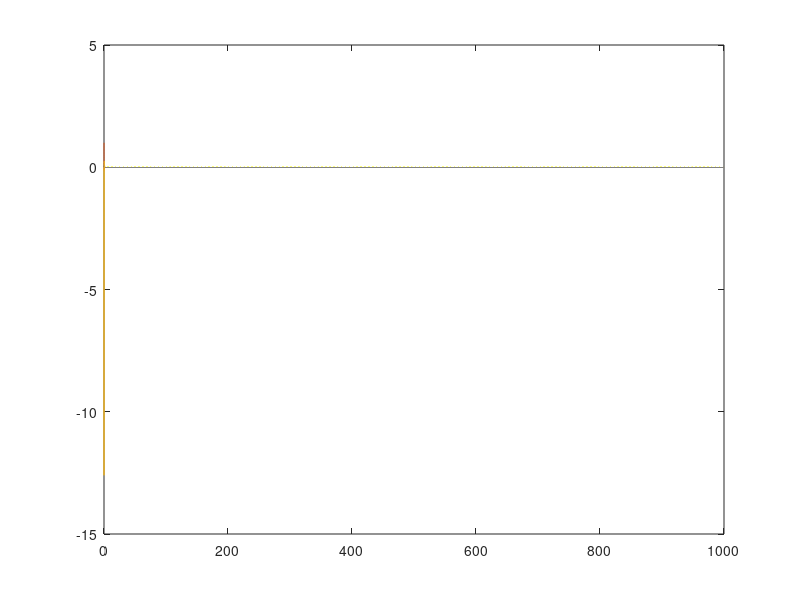
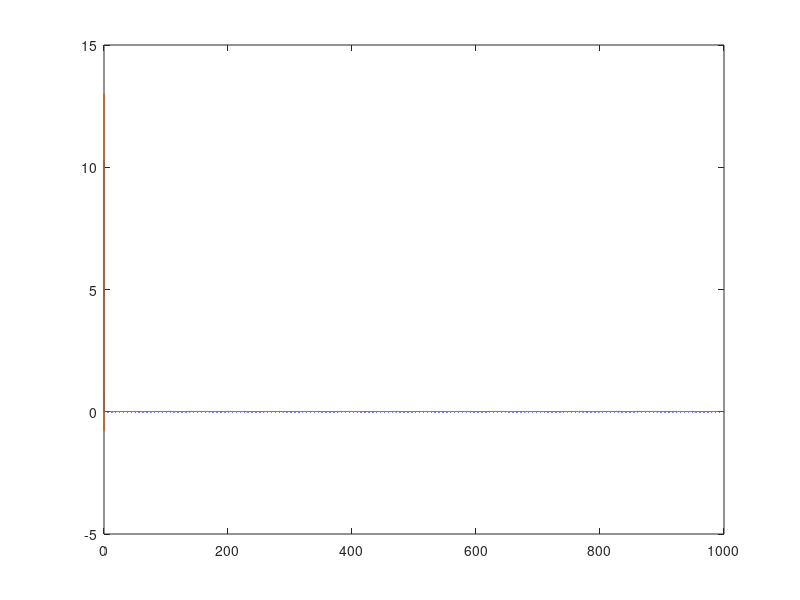

MATLAB code to generate these figures, in order: (Note: this script raises an error after producing the figures.)
%% code of paper "Adaptive Feedforward RBF Neural Network Control with 
%the Deterministic Persistence of Excitation"
%Authors:  Qiong Liu  Dongyu Li
% The details can be seen in the section "Simulation Result", "The lattice scheme"
clear 
clc
close all

%% 50 0.1

%% begin simulation 
T=1000;
size=0.01;
t=0:size:T;
nt=length(t);

K1=3;
K2=10;

x1=zeros(1,nt);
x2=zeros(1,nt);

% xd1=zeros(1,nt);
% xd2=zeros(1,nt);
xd1=sin(t);
xd2=cos(t);
xdd2=-sin(t);
e=zeros(1,nt);
de=zeros(1,nt);
dde=zeros(1,nt);
Tau=zeros(1,nt);

% parameter of dynamics
belta=0.7;
p1=0.4;
p2=-1.1;
p3=1.0;
q=1.498;
w=1.8;

ZZ=[xd1;xd2];

dxd2=0;
dx2=0;
%% the first step
for i=2:nt
e1 = xd1(i-1)-x1(i-1);
de1 = xd2(i-1)-x2(i-1);
dde1 = xdd2(i-1)-dx2;

r = de1+K1*e1;
dr = dde1+K1*de1;

e(i-1)=e1;
de(i-1)=de1;
dde(i-1)=dde1;


Tau(i)= K2*r + x1(i-1) - belta*(1-xd1(i-1)^2)*xd2(i-1) + K1*de1 + xdd2(i);
 %   Tau(i)= K2*r - belta*(1-x1(i-1)^2)*x2(i-1);
%  TTa(i)=W'*S ;
ee_Kr(i) = K2*r;
ee_appro(i) = dr+K2*r;
% Tau(i)= ee_Kr(i) - TTa(i) ;



x2(i)=x2(i-1)+size*dx2;
x1(i)=x1(i-1)+size*x2(i-1)+1/2*size^2*dx2;
%x1(i)=x1(i-1)+size*x2(i-1);

dx2= -x1(i-1) +  belta*(1-x1(i-1)^2)*x2(i-1) +Tau(i);
%dx2= -x1(i) +  belta*(1-x1(i)^2)*x2(i) +Tau(i);


% xd2(i)=xd2(i-1)+size*dxd2;
% xd1(i)=xd1(i-1)+size*xd2(i)+1/2*size^2*dxd2;
% dxd2=-p1*xd2(i-1)-p2*xd1(i-1)-p3*xd1(i-1)^3+q*cos(w*t(i-1));

% tt=(i-1)*size;
% xd2(i)=cos(tt);
% xd1(i)=sin(tt);
% dxd2=-sin(tt);

end

save("model_based")

figure
plot (t,e')
hold on 
plot(t,de')
hold on 
plot(t,dde')

figure
plot(t, ee_Kr)
hold on 
plot(t, ee_appro)

label_y="Tracking error [rad]";
legend_y = [ "error_1","error_2" ];
plot_line(t,e','t [s]',label_y,legend_y,[-13,0.4])
plot_local_detial ([0.2 0.4 0.4 0.2], t,e',[390 400])
% print('D:\GE\robot control\03-adaptive neural network with input saturation for rbf\IEEEtran -delta-modifaction 2\e_q_b_g'...
%     ,'-depsc','-r600')

plot_line(t,WW','t [s]',label_y,legend_y,[-13,0.4])


label_y=["Output of RBFNNs [N]","Errors of RBFNNs [N]"];
legend_y1=["RBF_1","RBF_2"];
legend_y2=["error_1","error_2"];
plot_2line(t,TTa',ee_Kr','t [s]',label_y,legend_y1,legend_y2,[-13,6;-13,7.5])
plot_local_detial ([0.2 0.2 0.2 0.1], t,ee_RBF',[990 1000])
% print('D:\GE\robot control\03-adaptive neural network with input saturation for rbf\IEEEtran -delta-modifaction 2\error_b_g',...
%     '-depsc','-r600')



last_100_seconds_e_q=e_q(:,length(t)-100:length(t));
%mean_e_q_last_10=mean (( last_10_seconds_e_q').^2)
max_eq_100= max(last_100_seconds_e_q')
last_100_seconds_ee_RBF=ee_Kr(:,length(t)-10000:length(t));
%mean_ee_RBF_last_10=mean (( last_10_seconds_ee_RBF).^2,2)
max_eRBF_100= max(last_100_seconds_ee_RBF')


% last_20_seconds_e_q=e_q(:,200000-10000:200000);
% mean_e_q_last_20=mean (( last_20_seconds_e_q').^2)
% max_eq_20= max(last_20_seconds_e_q')
% last_20_seconds_ee_RBF=ee_RBF(:,200000-10000:200000);
% mean_ee_RBF_last_20=mean (( last_20_seconds_ee_RBF).^2,2)
% max_eRBF_20= max(last_20_seconds_ee_RBF')
 
 
 
 figure
 plot(t,normS)
 set (gca,'position',[0.1,0.1,0.8,0.8] );
 legend('Norm S')
%  print('Norm_s_g','-depsc')
% figure
% plot(t,ddq(1,:),t,ddq(2,:))
% xlabel('t [s]'); ylabel('accleration');
% figure
% plot(t,dq(1,:),t,dq(2,:))
% xlabel('t [s]'); ylabel('velocity');
% figure; 
% subplot(2,1,1);
% plot(t,q(1,:)',t,qr(1,:)');xlabel('t [s]'); ylabel('q1 and qd1');
% title('Model based Control with the Full State Feedback');
% subplot(2,1,2);
% plot(t,e_q(1,:)');xlabel('t [s]'); ylabel('error e1');
% 
% 
% figure; 
% subplot(2,1,1);
% plot(t,q(2,:)',t,qr(2,:));xlabel('t [s]'); ylabel('q2 and qd2');
% title('Model based Control with the Full State Feedback');
% subplot(2,1,2);
% plot(t,e_q(2,:)');xlabel('t [s]'); ylabel('error e2');
% 
% 
% figure;
% plot(t,Tau(1,:)',t,Tau(2,:)');title('Adaptive Neural Netwok Control with the Full State Feedback');
% legend('\tau_1','\tau_2'); xlabel('t [s]'); ylabel('Control inputs');

WW11=WW(:,1,:);
WW11=WW11(:,:);
WW22=WW(:,2,:);
WW22=WW22(:,:);

 
label_y=["Evolving W_{700-730}";"Norm W"];
legend_y1=[""];
legend_y2=[""];

plot_2line(t,WW11',Norm_W1','t [s]',label_y,legend_y1,legend_y2,[-13,3;-13,3]);
% 
% ylabel("\textbf{Evolving $\hat{W}_{700-730}$}",'interpreter','latex')
% annotation('arrow',[0.4 0.3],[0.83 0.78]);
% text(75,4,'$\hat{W}_{bg}$','interpreter','latex');
% print('D:\GE\robot control\03-adaptive neural network with input saturation for rbf\IEEEtran -delta-modifaction 2\Norm_W1_bg',...
%     '-depsc', '-r600')



% label_y=["\textbf{Evolving $\hat{W}_{700-730}$}";"Norm W"];
legend_y1=[""];
legend_y2=[""];
plot_2line(t,WW22',Norm_W2','t [s]',label_y,legend_y1,legend_y,[-13,0.15;-13,1.5]);

% ylabel("\textbf{Evolving $\hat{W}_{700-730}$}",'interpreter','latex')
% annotation('arrow',[0.35 0.25],[0.8 0.75]);
% text(65,0.15,'$\hat{W}_{bg}$','interpreter','latex');
% print('D:\GE\robot control\03-adaptive neural network with input saturation for rbf\IEEEtran -delta-modifaction 2\Norm_W2_bg', ...
%     '-depsc', '-r600')

 
 
%  figure;
% subplot(2,1,1)
% set (gca,'position',[0.1,0.55,0.8,0.4] )
% plot(t,Norm_W1')
% xlabel('t [s]'); ylabel('Norm W1','Position',[-13,5])
% subplot(2,1,2)
% set (gca,'position',[0.1,0.1,0.8,0.4] )
% plot(t,Norm_W2');
% xlabel('t [s]');ylabel('Norm W2','Position',[-13,2]) 
%  print('Norm_W_b_g','-depsc')

 

% figure;
% plot(linspace(0,Time,STeps),eps');
% title('Adaptive Neural Netwok Control with the Full State Feedback');
% xlabel('t [s]'); ylabel('Approximation errors');% approximation error btw Neural network and the model
% 
% figure;plot(tout,eout); title('Adaptive Neural Netwok Control with the Full State Feedback');
% xlabel('t [s]'); ylabel('Norm of errors ||z_1||');   % Norm Errors
%  save("RBF_reference_hideen_node_20_nobias")

